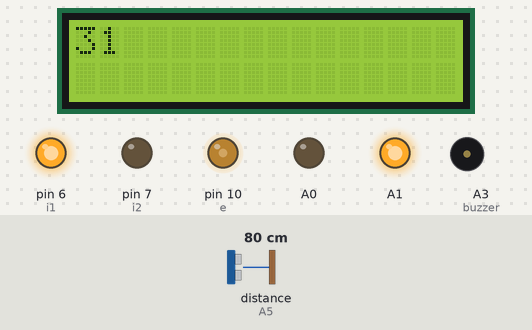
A sketch run on a simulated Arduino Uno, built with avr-gcc and run on an emulated ATmega328P. Parts: 16×2 character LCD, output pins drawn as LEDs (lit = HIGH), buzzer (waves = sounding). Wiring (inferred from the names in the program): ultrasonic range finder: trigger A4; echo A5. Dashed ring = blinking. Inputs (shaded band) come from the test bench; at power-on: distance to the obstacle (sensor on A5) 80 cm. The echo pulse lasts 58.3 µs per cm; pins used as bus, display or sensor lines are not drawn; what the sketch prints to the serial monitor is not drawn.

Above: at 6.2 s.
6.3 s: distance to the obstacle (sensor on A5) set to 56 cm
At 6.51 s:
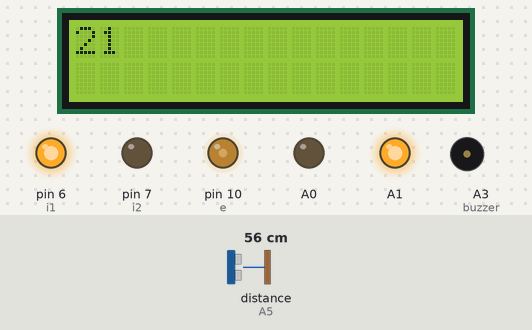
7.9 s: distance to the obstacle (sensor on A5) set to 46 cm
At 8.38 s:
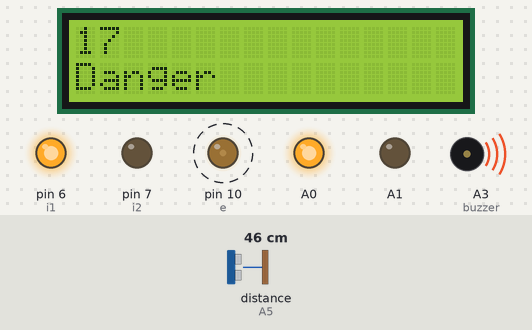
10.2 s: distance to the obstacle (sensor on A5) set to 18 cm
At 10.58 s:
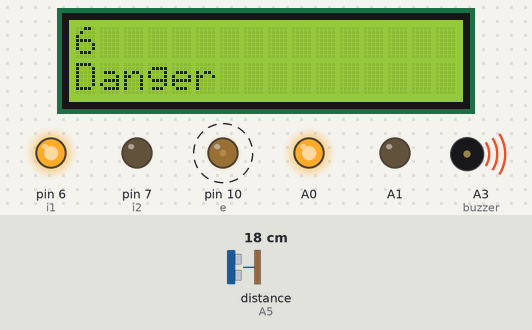
Timing chart, 0 to 17.9 s (numbered marks = the images above; inputs shaded):
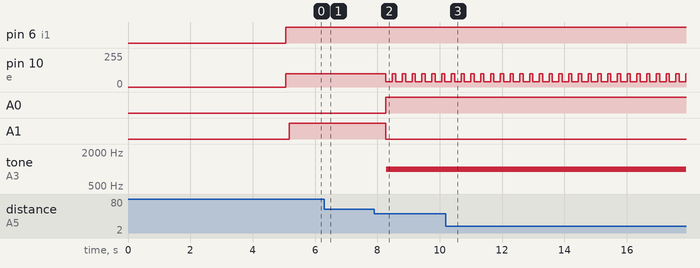

The sketch:

pothole.ino
```cpp
#include <Adafruit_LiquidCrystal.h>

int seconds = 0;
const int pingPin = A4; // Trigger Pin of Ultrasonic Sensor
const int echoPin = A5; // Echo Pin of Ultrasonic Sensor
const int buzzer = A3;
Adafruit_LiquidCrystal lcd_1(12, 11, 5, 4, 3, 2);

int i1 = 6;
int i2 = 7;

int e = 10;

int s= 100;

void setup()
{
  lcd_1.begin(16, 2); // Set up the number of columns and rows on the LCD.
 pinMode(A0, OUTPUT);
   pinMode(A1, OUTPUT);
  // Print a message to the LCD.
    pinMode(buzzer, OUTPUT);

      delay(5000);
  pinMode(i1, OUTPUT);
  pinMode(i2, OUTPUT);


  pinMode(e, OUTPUT);

 Serial.begin(9600);
}

void loop()
{
    digitalWrite(i1, HIGH);
  digitalWrite(i2, LOW);
analogWrite(e,s);

  long duration, inches, cm;
   pinMode(pingPin, OUTPUT);
   digitalWrite(pingPin, LOW);
   delayMicroseconds(2);
   digitalWrite(pingPin, HIGH);
   delayMicroseconds(10);
   digitalWrite(pingPin, LOW);
   pinMode(echoPin, INPUT);
   duration = pulseIn(echoPin, HIGH);
   inches = microsecondsToInches(duration);
   cm = microsecondsToCentimeters(duration);
   Serial.print(inches);
   Serial.print("in, ");

   Serial.println();
   delay(100);
  // set the cursor to column 0, line 1
  // (note: line 1 is the second row, since counting
  // begins with 0):
  lcd_1.setCursor(0, 0);
  // print the number of seconds since reset:
  lcd_1.print(inches);
  if(inches<20){
       digitalWrite(i1, HIGH);
  digitalWrite(i2, LOW);
analogWrite(e,40);


    digitalWrite(A1, LOW);
     digitalWrite(A0, HIGH);
      lcd_1.setCursor(0, 1);
  lcd_1.print("Danger");
     Serial.print("Danger");
      tone(buzzer, 1000); // Send 1KHz sound signal...
      // ...for 1 sec
     // Stop sound...

  }
  else{

 digitalWrite(A1, HIGH);
    digitalWrite(A0, LOW);
    lcd_1.print("");
     noTone(buzzer);
  }
  delay(200);

     lcd_1.clear();
   // Wait for 1000 millisecond(s)

}


long microsecondsToInches(long microseconds) {
   return microseconds / 74 / 2;
}

long microsecondsToCentimeters(long microseconds) {
   return microseconds / 29 / 2;
}
```

Measured:
- the behaviour switches between 52 and 51 cm on distance to the obstacle (sensor on A5) (found by bisection; images 1 and 2)
- after the input at 6.3 s, the display: first differs from a run without the input after 0.12 s (image 1)
- after the input at 7.9 s, pin 10 (e): alternates 100/255 for 0.11 s and 40/255 for 0.21 s, starting after 0.37 s; A0: LOW → HIGH after 0.37 s; A1: HIGH → LOW after 0.37 s; tone on A3 (buzzer): silent → 1000 Hz after 0.38 s; the display: first differs from a run without the input after 0.38 s (image 2)
- after the input at 10.2 s, the display: first differs from a run without the input after 0.29 s (image 3)
